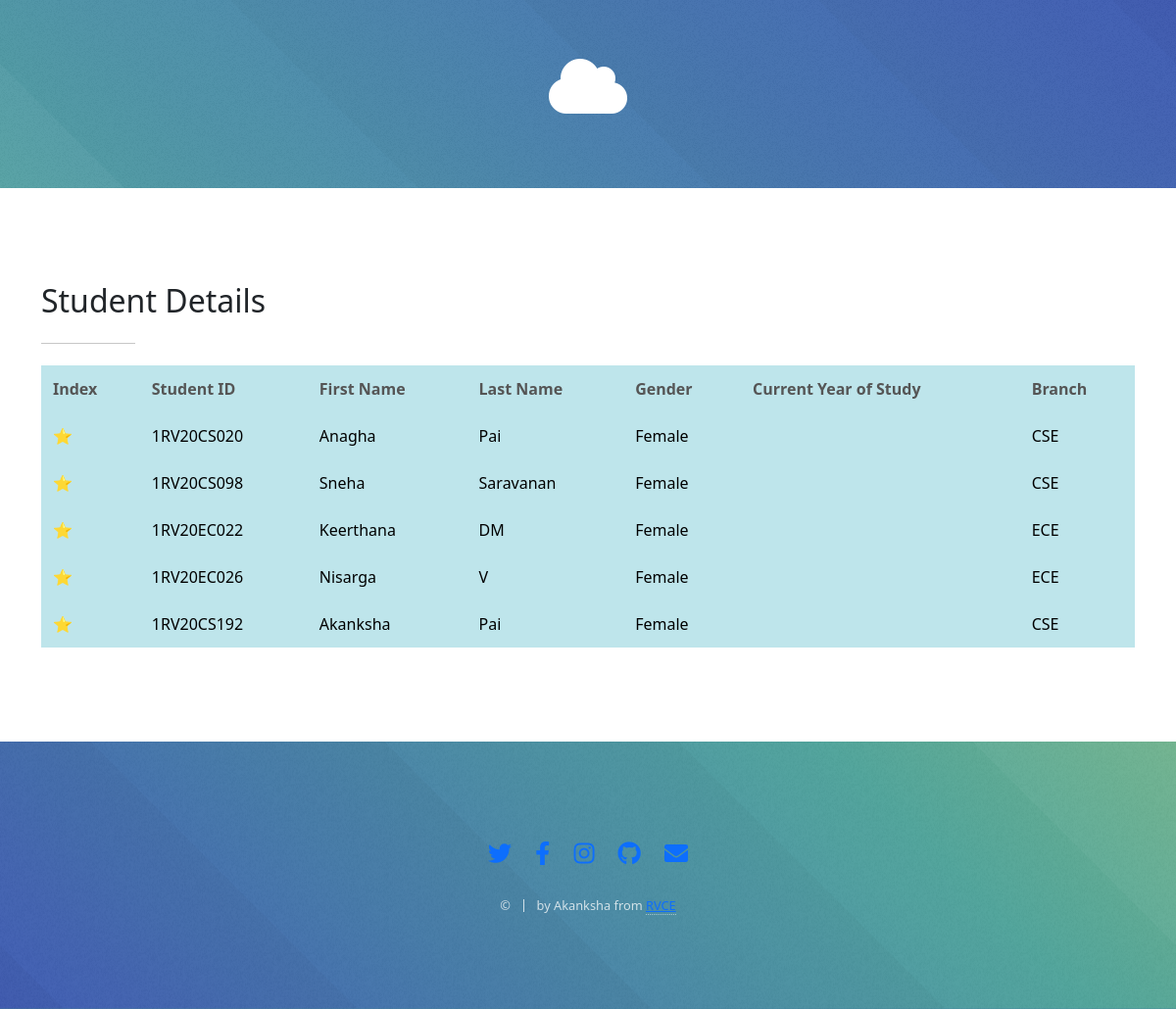
Screenshot of /view_student_details with the database file from the repository.
### app.py (models this page shows, shortened)
class Student(db.Model):
    __tablename__ = 'students'
    id = Column(Integer, primary_key=True)
    first_name = Column(String, nullable=False)
    last_name = Column(String, nullable=False)
    student_id = Column(String, nullable=False)
    dob = Column(String, nullable=False)
    gender = Column(String, nullable=True)
    semester = Column(String, nullable=True)
    branch = Column(String, nullable=True)
    photo_url = Column(String, nullable=True)
    def __repr__(self):
        return f'{self.student_id}'

### app.py (the view)
@app.route('/view_student_details')
def view_student_details():
    s = Student()
    students = s.query.all()
    return render_template('view_student_details.html', students=students)

### templates/view_student_details.html (shortened to what this page needs)
<!DOCTYPE html>
<html lang="en">
	<head>
		<link rel="stylesheet" href="{{ url_for('static', filename='assets/css/main.css') }}" />
        <link rel="stylesheet" href="https://maxcdn.bootstrapcdn.com/bootstrap/4.0.0/css/bootstrap.min.css">
		<link href="https://cdn.jsdelivr.net/npm/bootstrap@5.2.0-beta1/dist/css/bootstrap.min.css" rel="stylesheet">
	</head>
<body>
        <section id="header" style="height:10px">
				<div class="inner">
					<span class="icon solid major fa-cloud" style="top:-40px"></span>
				</div>
		</section>
        <section id="one" class="main style1">
				<div class="container">
							<header class="major">
								<h2>
									Student Details
								</h2>
							</header>
						<table class="table-info">
							<tr class="table-info">
									<td class="table-info"><b>Index</b></td>
									<td class="table-info"><b>Student ID</b></td>
									<td class="table-info"><b>First Name</b></td>
									<td class="table-info"><b>Last Name</b></td>
                                    <td class="table-info"><b>Gender</b></td>
									<td class="table-info"><b>Current Year of Study</b></td>
									<td class="table-info"><b>Branch</b></td>
							    </tr>
							{% for student in students %}
								<tr class="table-info">
									<td class="table-info">⭐</td>
									<td class="table-info"> {{ student }}</td>
									<td class="table-info">{{ student.first_name }}</td>
									<td class="table-info">{{ student.last_name }}</td>
                                    <td class="table-info">{{ student.gender }}</td>
									<td class="table-info">{{ student.year_of_engineering }}</td>
									<td class="table-info">{{ student.branch }}</td>
							    </tr>
							{% endfor %}
						</table>
                </div>
        </section>
        <section id="footer">
				<ul class="icons">
					<li><a href="#" class="icon brands alt fa-twitter"><span class="label">Twitter</span></a></li>
					<li><a href="#" class="icon brands alt fa-facebook-f"><span class="label">Facebook</span></a></li>
					<li><a href="#" class="icon brands alt fa-instagram"><span class="label">Instagram</span></a></li>
					<li><a href="#" class="icon brands alt fa-github"><span class="label">GitHub</span></a></li>
					<li><a href="#" class="icon solid alt fa-envelope"><span class="label">Email</span></a></li>
				</ul>
				<ul class="copyright">
					<li>&copy; </li><li>by Akanksha from <a href="https://www.rvce.edu.in/">RVCE</a></li>
				</ul>
		</section>
	</body>
</html>

### rows the page displays
Student: student "1RV20CS020", first_name "Anagha", last_name "Pai", gender "Female", branch "CSE"
Student: student "1RV20CS098", first_name "Sneha", last_name "Saravanan", gender "Female", branch "CSE"
Student: student "1RV20EC022", first_name "Keerthana", last_name "DM", gender "Female", branch "ECE"
Student: student "1RV20EC026", first_name "Nisarga", last_name "V", gender "Female", branch "ECE"
Student: student "1RV20CS192", first_name "Akanksha", last_name "Pai", gender "Female", branch "CSE"
